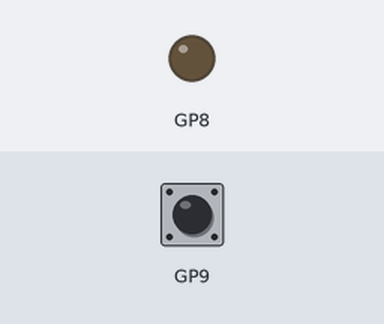
This program was run on a simulated Raspberry Pi Pico running MicroPython. Parts: output pins drawn as LEDs (lit = HIGH). The inputs (shaded band) are chosen by the test bench; at power-on: GP9 HIGH. What the program prints to the serial console is not drawn.

Above: at 1.2 s.
1.3 s: GP9 pulled LOW for 0.15 s
Timing chart, 0 to 4.3 s (numbered marks = the images above; inputs shaded):
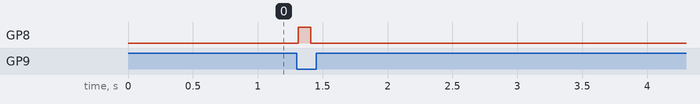

The program:

button.py
```python
from machine import Pin, Timer
import time
import utime
from led import LED


class Button:
    def __init__(
        self,
        button_pin,
        led_pin,
        callback,
        identity,
        debounce_time_ms=10,
        on_release=False,
        *args,
        **kwargs,
    ):
        # track if callback should be triggered on release
        self.on_release = on_release

        self.led = LED(led_pin)
        self.button = Pin(button_pin, Pin.IN, Pin.PULL_UP)
        self.callback = callback
        self.identity = identity
        self.button.irq(
            trigger=Pin.IRQ_FALLING | Pin.IRQ_RISING, handler=self.button_irq
        )

        # Timer for button debounce
        self.button_timer = Timer(-1)
        self.button_triggered = False
        self.button_delay_ms = debounce_time_ms

        # Track last button state
        self.button_last_state = False

        # contains additional callback data e.g. queues
        self.args = args
        self.kwargs = kwargs

    def _callback_wrapper(self):
        """
        Description:  Call the passed in call back with necessary args
        """
        # print(f"Callback called for identity: {self.identity}")
        self.callback(self.identity, *self.args, **self.kwargs)

    def process_button(self, timer):
        button_current_state = self.button.value() == 0  # ACTIVE LOW
        # print(f"Button current state: {button_current_state}, Last state: {self.button_last_state}")

        if button_current_state != self.button_last_state:
            if (
                button_current_state and not self.on_release
            ):  # Button pressed and callback on press
                self.led.on_ms(100)
                self._callback_wrapper()  # Use the wrapper to call the callback with additional arguments
            elif (
                not button_current_state and self.on_release
            ):  # Button released and callback on release
                self._callback_wrapper()  # Use the wrapper to call the callback with additional arguments
                # print("button.py,process_button,button released")
        self.button_last_state = button_current_state
        self.button_triggered = False

    def process_buttonOriginal(self, timer):
        button_current_state = self.button.value() == 0  # ACTIVE LOW
        if button_current_state != self.button_last_state:
            if button_current_state:  # Button pressed
                self.led.on_ms(100)
                self._callback_wrapper()  # Use the wrapper to call the callback with additional arguments
            else:  # Button released
                print("button.py,process_button,button released")
                # pass
        self.button_last_state = button_current_state
        self.button_triggered = False

    def button_irq(self, pin):
        """
        Description: Debounce the button signal described above.
        """
        if not self.button_triggered:
            self.button_triggered = True
            self.button_timer.init(
                mode=Timer.ONE_SHOT,
                period=self.button_delay_ms,
                callback=self.process_button,
            )

    def disable_irq(self):
        """
        Allows dynamic disable of irq. e.g. loading a new menu with a fresh
        mapping to encoder button.
        """
        self.button.irq(handler=None)


if __name__ == "__main__":

    def radio_button_callback(identity, auxiliary_queue):
        print(f"Button {identity} pressed")

    print("test")
    radio_pwr_button = Button(
        button_pin=9,  # 0 bb, 15 on pcb
        led_pin=8,  # 15 on bb, 8 on pcb
        callback=radio_button_callback,
        identity="radio_power",
        debounce_time_ms=10,
        auxiliary_queue=None,
    )
    while True:
        print("test")
        utime.sleep(1)
```

led.py
```python
from machine import Pin, Timer


class LED:
    def __init__(self, pin_number):
        self.led = Pin(pin_number, Pin.OUT)
        self.state = False
        self.timer = Timer(-1)  # Timer for handling LED off delay

    def on(self):
        self.led.value(1)
        self.state = True

    def off(self):
        self.led.value(0)
        self.state = False

    def on_ms(self, duration_ms=None):
        self.state = not self.state
        self.led.value(self.state)
        if duration_ms:
            self.timer.init(
                mode=Timer.ONE_SHOT, period=duration_ms, callback=lambda t: self.off()
            )

    def is_on(self):
        return self.state
```

Measured:
- after the input at 1.3 s, GP8: LOW → HIGH at once, → LOW 0.10 s later
